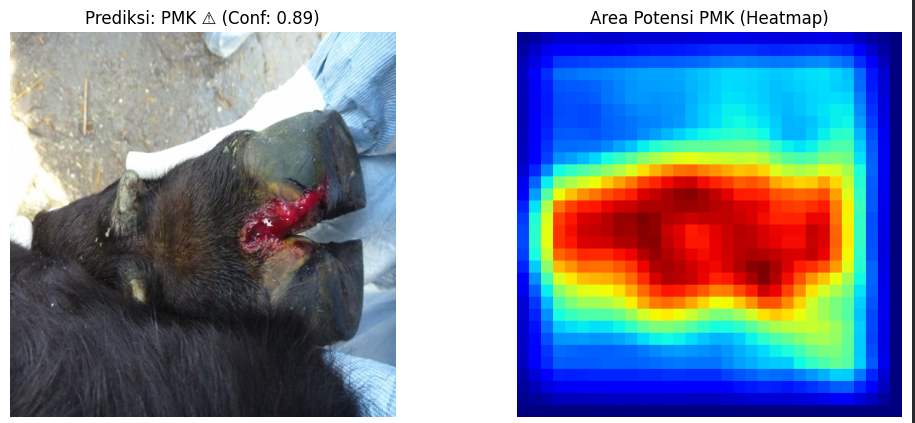
#> input picture GambarHasil1.png, 915 x 423 px
$ jupyter execute --allow-errors UTS_PengolahanCitra.ipynb
#> lines starting #> are read from the running program, lines starting #| are printed output that depends on the picture
[cell 1]
#@title Import Library

import cv2
import numpy as np
import os
import zipfile

from sklearn.model_selection import train_test_split
from sklearn.svm import SVC
from sklearn.neighbors import KNeighborsClassifier
from sklearn.ensemble import RandomForestClassifier

from sklearn.metrics import accuracy_score, classification_report, confusion_matrix

[cell 2]
#@title Upload file datasetnya


from google.colab import files
uploaded = files.upload()
#> the answer given: GambarHasil1.png

[cell 3]
#@title Ambil nama File

filename = list(uploaded.keys())[0]
print("File:", filename)

Kode di atas digunakan untuk mengambil nama file yang nantinya digunakan untuk tahap ekstrasi datasetnya

[cell 4]
#@title Ekstrak Dataset

extract_path = "/content/datasetuts"
os.makedirs(extract_path, exist_ok=True)

#> (the rest of this cell did not finish here and is left out)

#> (a cell that did not finish here is left out)

#> (a cell that did not finish here is left out)

[cell 7]
#@title Inisialisasi Data

classes = ["0", "1"]

data = []
labels = []

[cell 8]
#@title Preprocessing

def preprocessing(img_path):
    img = cv2.imread(img_path)

    if img is None:
        return None

    img = cv2.resize(img, (128, 128))
    hsv = cv2.cvtColor(img, cv2.COLOR_BGR2HSV)

    return hsv

[cell 9]
#@title Ekstrasi fitur

def extract_features(image):
    hist = cv2.calcHist(
        [image],
        [0,1,2],
        None,
        [32,32,32],
        [0,180,0,256,0,256]
    )

    hist = cv2.normalize(hist, hist).flatten()
    return hist

#> (a cell that did not finish here is left out)

#> (a cell that did not finish here is left out)

[cell 12]
#@title Model Perbandingan

models = {
    "SVM": SVC(kernel='rbf', C=10, gamma=0.01),
    "KNN": KNeighborsClassifier(n_neighbors=5),
    "Random Forest": RandomForestClassifier(n_estimators=100)
}

[cell 13]
#@title Training dan Evaluasi

results = {}

#> (the rest of this cell did not finish here and is left out)

[cell 14]
print("\n===== HASIL AKHIR =====")
for k, v in results.items():
    print(f"{k}: {v}")

best_model = models["Random Forest"]

[cell 15]
from google.colab import files
import cv2
import numpy as np
import matplotlib.pyplot as plt

def detect_pmk_heatmap(model):
    uploaded = files.upload()
#> the answer given: GambarHasil1.png

    for filename in uploaded.keys():
        print("File:", filename)

        img = cv2.imread(filename)
#> img is the input picture: shape (423, 915, 3); mean B, G, R 161.3, 141.5, 129.7
        if img is None:
            print("Gambar tidak valid")
            return

        original = img.copy()
        h, w, _ = img.shape
#> h = 423; w = 915
        window_size = 64  # ukuran potongan (patch)
        step = 16         # jarak pergeseran

        heatmap = np.zeros((h, w))  # inisialisasi heatmap

        # sliding window (scan gambar)
        for y in range(0, h - window_size, step):
            for x in range(0, w - window_size, step):

                crop = img[y:y+window_size, x:x+window_size]  # ambil patch

                crop_resized = cv2.resize(crop, (128,128))   # resize
                hsv = cv2.cvtColor(crop_resized, cv2.COLOR_BGR2HSV)  # ke HSV

                features = extract_features(hsv).reshape(1, -1)  # ekstraksi fitur

                # ambil probabilitas PMK
                if hasattr(model, "predict_proba"):
                    proba = model.predict_proba(features)
                    confidence = proba[0][1]
                else:
                    confidence = 0.5

                heatmap[y:y+window_size, x:x+window_size] += confidence  # isi heatmap
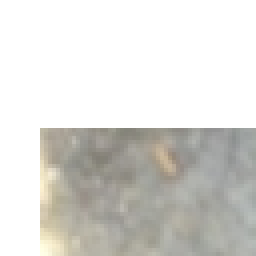
#> crop: shape (64, 64, 3) (shown 4 times larger); mean B, G, R 214, 218, 218.9
#> heatmap: shape (423, 915) float64; every value is 0
#> hsv: shape (128, 128, 3); mean H, S, V 13.9, 7.6, 219.2

        heatmap = heatmap / np.max(heatmap)  # normalisasi

        # prediksi global
        img_global = cv2.resize(img, (128,128))
        hsv_global = cv2.cvtColor(img_global, cv2.COLOR_BGR2HSV)

        features_global = extract_features(hsv_global).reshape(1, -1)
        global_pred = model.predict(features_global)[0]

        # confidence global
        if hasattr(model, "predict_proba"):
            conf_global = np.max(model.predict_proba(features_global))
        else:
            conf_global = 0.5

        title = "PMK ⚠️" if global_pred == 1 else "Sehat ✅"

        # tampilkan hasil
        plt.figure(figsize=(12,5))

        plt.subplot(1,2,1)
        plt.imshow(cv2.cvtColor(original, cv2.COLOR_BGR2RGB))
        plt.title(f"Prediksi: {title} (Conf: {conf_global:.2f})")
        plt.axis("off")

        plt.subplot(1,2,2)
        plt.imshow(heatmap, cmap='jet')
        plt.title("Area Potensi PMK (Heatmap)")
        plt.axis("off")

        plt.show()
